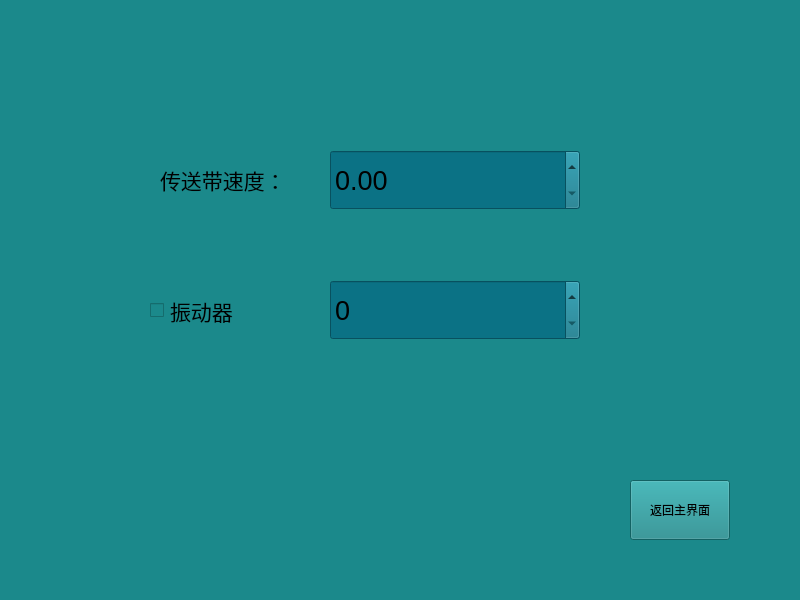
<?xml version="1.0" encoding="UTF-8"?>
<ui version="4.0">
 <class>Page_02</class>
 <widget class="QWidget" name="Page_02">
  <property name="geometry">
   <rect>
    <x>0</x>
    <y>0</y>
    <width>800</width>
    <height>600</height>
   </rect>
  </property>
  <property name="windowTitle">
   <string>Form</string>
  </property>
  <property name="styleSheet">
   <string notr="true">QMainWindow,QWidget{background-color:#1b898b}
</string>
  </property>
  <widget class="QDoubleSpinBox" name="speedAdj_DoubleSpinBox">
   <property name="geometry">
    <rect>
     <x>330</x>
     <y>150</y>
     <width>250</width>
     <height>60</height>
    </rect>
   </property>
   <property name="font">
    <font>
     <pointsize>20</pointsize>
    </font>
   </property>
   <property name="styleSheet">
    <string notr="true">QDoubleSpinBox::up-button {
	subcontrol-origin:border;
    subcontrol-position:right;
 	image: url(:/new/icon/icon/plus.png);
    width: 50px;
    height: 50px;       
}
QDoubleSpinBox::down-button {
	subcontrol-origin:border;
    subcontrol-position:left;
 	image: url(:/new/icon/icon/minus.png);
    width: 50px;
    height: 50px; 
}
QDoubleSpinBox{
background-color:#0b7285;
border-width:5px;
}</string>
   </property>
  </widget>
  <widget class="QPushButton" name="exitButton">
   <property name="geometry">
    <rect>
     <x>630</x>
     <y>480</y>
     <width>100</width>
     <height>60</height>
    </rect>
   </property>
   <property name="text">
    <string>返回主界面</string>
   </property>
  </widget>
  <widget class="QLabel" name="speedLabel">
   <property name="geometry">
    <rect>
     <x>160</x>
     <y>160</y>
     <width>141</width>
     <height>41</height>
    </rect>
   </property>
   <property name="text">
    <string>&lt;html&gt;&lt;head/&gt;&lt;body&gt;&lt;p&gt;&lt;span style=&quot; font-size:16pt;&quot;&gt;传送带速度：&lt;/span&gt;&lt;/p&gt;&lt;/body&gt;&lt;/html&gt;</string>
   </property>
  </widget>
  <widget class="QCheckBox" name="vibratorButton">
   <property name="enabled">
    <bool>true</bool>
   </property>
   <property name="geometry">
    <rect>
     <x>150</x>
     <y>290</y>
     <width>151</width>
     <height>41</height>
    </rect>
   </property>
   <property name="font">
    <font>
     <pointsize>16</pointsize>
    </font>
   </property>
   <property name="styleSheet">
    <string notr="true">QCheckBox{border-color: rgb(186, 189, 182);}</string>
   </property>
   <property name="text">
    <string>振动器</string>
   </property>
  </widget>
  <widget class="QSpinBox" name="vibratorAdj_spinBox">
   <property name="geometry">
    <rect>
     <x>330</x>
     <y>280</y>
     <width>250</width>
     <height>60</height>
    </rect>
   </property>
   <property name="font">
    <font>
     <pointsize>20</pointsize>
    </font>
   </property>
   <property name="styleSheet">
    <string notr="true">QSpinBox::up-button {
	subcontrol-origin:border;
    subcontrol-position:right;
 	image: url(:/new/icon/icon/plus.png);
    width: 50px;
    height: 50px;       
}
QSpinBox::down-button {
	subcontrol-origin:border;
    subcontrol-position:left;
 	image: url(:/new/icon/icon/minus.png);
    width: 50px;
    height: 50px; 
}
QSpinBox{
background-color:#0b7285;
border-width:5px;
}</string>
   </property>
  </widget>
 </widget>
 <resources/>
 <connections/>
</ui>
